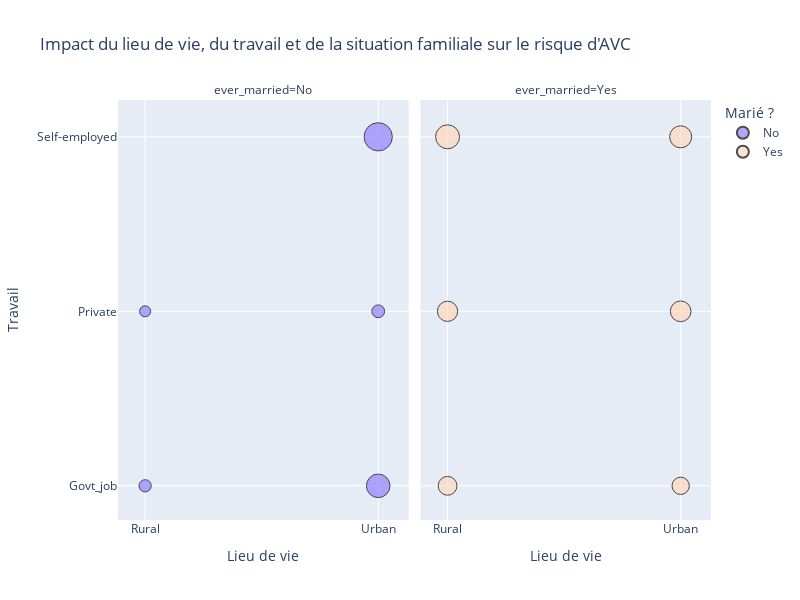

Notebook code for this chart:
### Code cell
# Le lieu de vie, le travail mais également la famille peuvent influencer le taux de stress, un changement de mode de vie et de lieu de vie. Voyons si ces caractères ont un impact important sur le risque d’avoir un AVC. 
df = df[df["age"] > 18]
grouped = df.groupby(["Residence_type", "work_type", "ever_married"])["stroke"].mean().reset_index()

fig = px.scatter(grouped, x="Residence_type", y="work_type",
                 size="stroke", color="ever_married", color_discrete_map={"Yes": "#FFD8BE", "No": "#9381FF"},
                 hover_name="Residence_type", facet_col="ever_married",
                 title="Impact du lieu de vie, du travail et de la situation familiale sur le risque d'AVC",
                 labels={"stroke": "Pourcentage d'AVC", "Residence_type": "Lieu de vie", "work_type": "Travail"},
                 width=800, height=600)
fig.update_layout(showlegend=True)
fig.update_layout(legend_title_text="Marié ?")
fig.for_each_trace(lambda t: t.update(marker=dict(line=dict(width=1, color='Black'))))

fig.show()

### Figure 1 — Plotly figure (JSON) as saved in the notebook; plotly's stock layout.template omitted (floating-point values rounded to 4 significant figures)
{"data": [{"hovertemplate": "<b>%{hovertext}</b><br><br>ever_married=No<br>Lieu de vie=%{x}<br>Travail=%{y}<br>Pourcentage d'AVC=%{marker.size}<extra></extra>", "hovertext": ["Rural", "Rural", "Rural", "Urban", "Urban", "Urban"], "legendgroup": "No", "marker": {"color": "#9381FF", "size": [0.02041, 0.01661, 0.0, 0.07547, 0.02229, 0.1087], "sizemode": "area", "sizeref": 0.0002717, "symbol": "circle", "line": {"color": "Black", "width": 1}}, "mode": "markers", "name": "No", "orientation": "v", "showlegend": true, "x": ["Rural", "Rural", "Rural", "Urban", "Urban", "Urban"], "xaxis": "x", "y": ["Govt_job", "Private", "Self-employed", "Govt_job", "Private", "Self-employed"], "yaxis": "y", "type": "scatter"}, {"hovertemplate": "<b>%{hovertext}</b><br><br>ever_married=Yes<br>Lieu de vie=%{x}<br>Travail=%{y}<br>Pourcentage d'AVC=%{marker.size}<extra></extra>", "hovertext": ["Rural", "Rural", "Rural", "Urban", "Urban", "Urban"], "legendgroup": "Yes", "marker": {"color": "#FFD8BE", "size": [0.04819, 0.05589, 0.07788, 0.04074, 0.05824, 0.06609], "sizemode": "area", "sizeref": 0.0002717, "symbol": "circle", "line": {"color": "Black", "width": 1}}, "mode": "markers", "name": "Yes", "orientation": "v", "showlegend": true, "x": ["Rural", "Rural", "Rural", "Urban", "Urban", "Urban"], "xaxis": "x2", "y": ["Govt_job", "Private", "Self-employed", "Govt_job", "Private", "Self-employed"], "yaxis": "y2", "type": "scatter"}], "layout": {"xaxis": {"anchor": "y", "domain": [0.0, 0.49], "title": {"text": "Lieu de vie"}}, "yaxis": {"anchor": "x", "domain": [0.0, 1.0], "title": {"text": "Travail"}}, "xaxis2": {"anchor": "y2", "domain": [0.51, 1.0], "matches": "x", "title": {"text": "Lieu de vie"}}, "yaxis2": {"anchor": "x2", "domain": [0.0, 1.0], "matches": "y", "showticklabels": false}, "annotations": [{"font": {}, "showarrow": false, "text": "ever_married=No", "x": 0.245, "xanchor": "center", "xref": "paper", "y": 1.0, "yanchor": "bottom", "yref": "paper"}, {"font": {}, "showarrow": false, "text": "ever_married=Yes", "x": 0.755, "xanchor": "center", "xref": "paper", "y": 1.0, "yanchor": "bottom", "yref": "paper"}], "legend": {"title": {"text": "Marié ?"}, "tracegroupgap": 0, "itemsizing": "constant"}, "title": {"text": "Impact du lieu de vie, du travail et de la situation familiale sur le risque d'AVC"}, "height": 600, "width": 800, "showlegend": true}}
